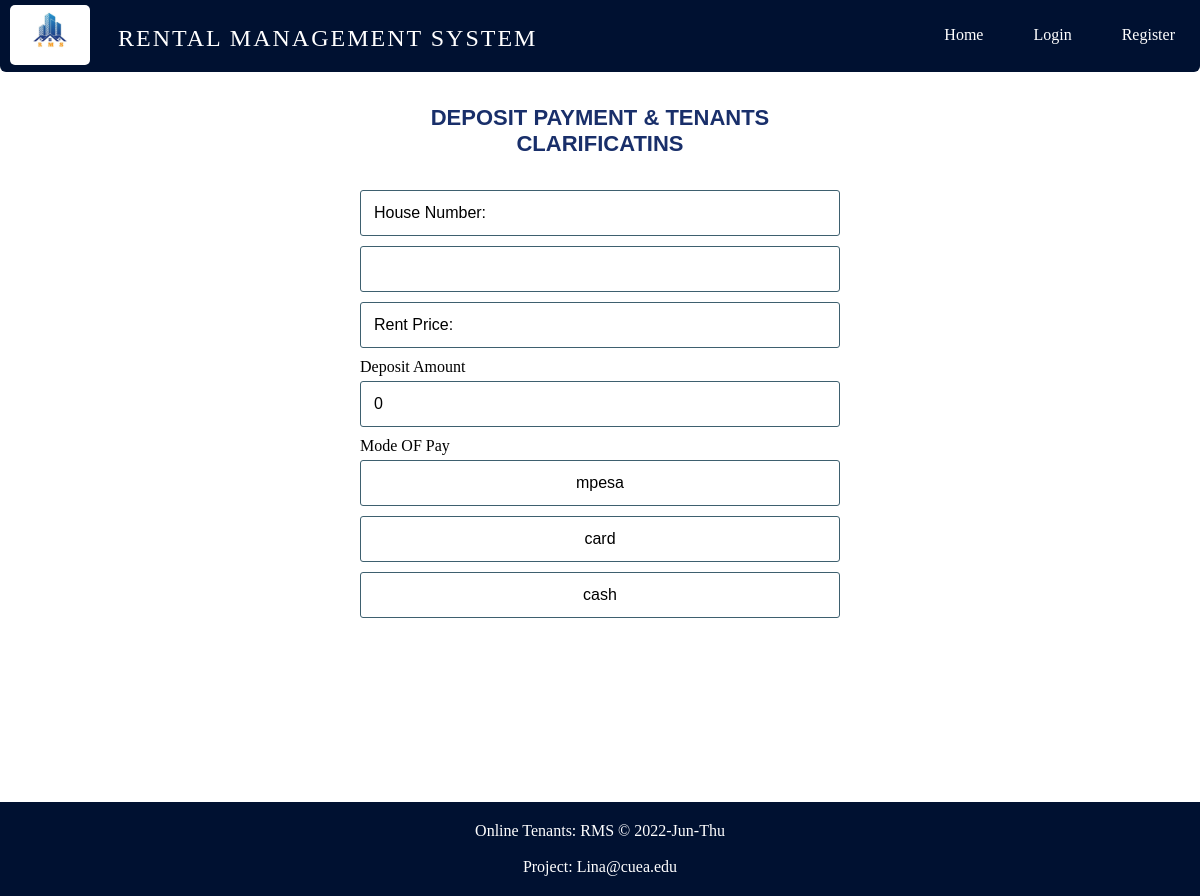
The page /deposit_house.php?deposit=a2 on the database as committed earlier.
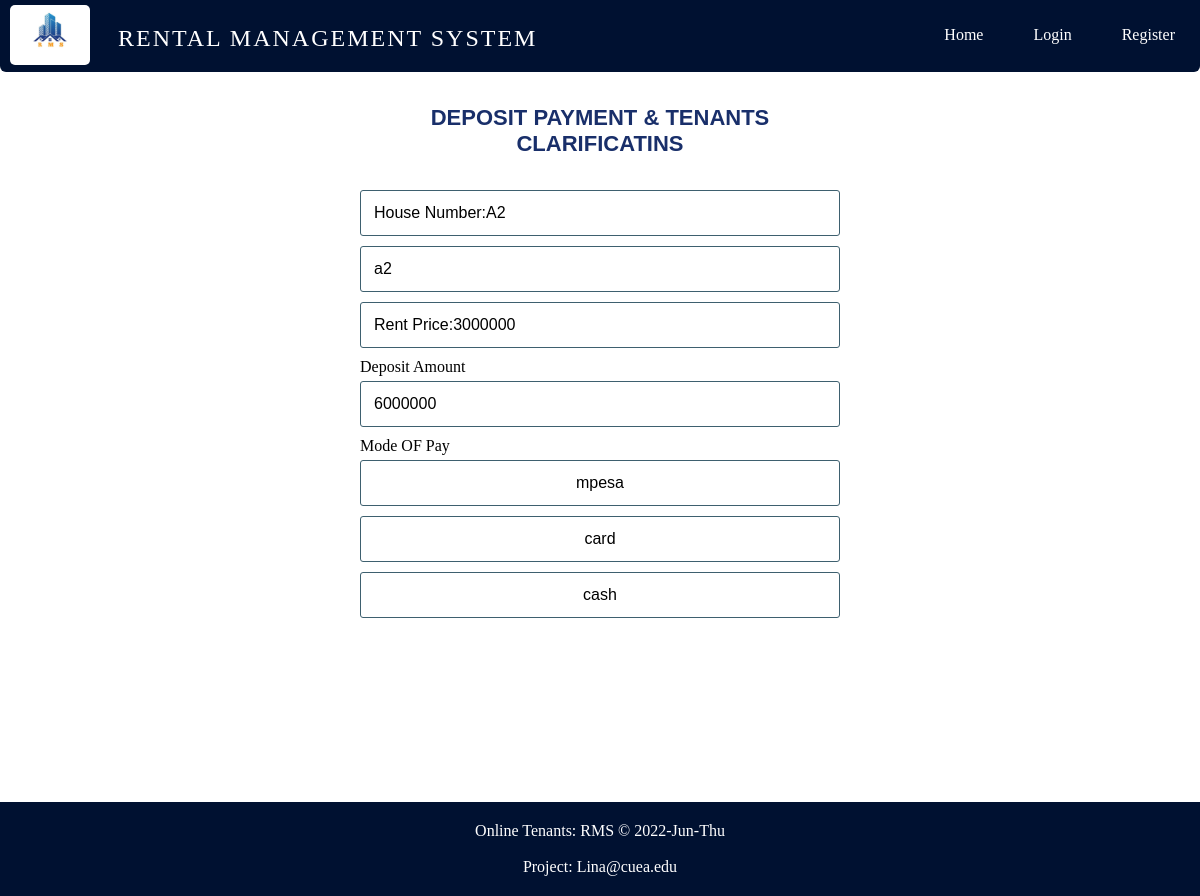
The same page on the database as committed later.
### tables this page shows
CREATE TABLE `houses` (
  `id` int(11) NOT NULL,
  `user_id` int(11) DEFAULT NULL,
  `title` varchar(255) NOT NULL,
  `slug` varchar(255) NOT NULL,
  `price` double NOT NULL,
  `views` int(1) NOT NULL DEFAULT 0,
  `image` varchar(255) NOT NULL,
  `body` text NOT NULL,
  `published` tinyint(1) NOT NULL,
  `created_at` datetime DEFAULT current_timestamp() ON UPDATE current_timestamp(),
  `updated_at` datetime DEFAULT NULL
);

### includes/public_functions.php (called while the page is built, shortened)
<?php
function getHouseForBookings($id){
	global $conn;
	$deposit_house_slug = $_GET['deposit'];
	$sql = "SELECT * FROM houses WHERE slug='$deposit_house_slug' AND published=true";
	$result = mysqli_query($conn, $sql);
	$house = mysqli_fetch_assoc($result);
	return $house;
}
?>

### deposit_house.php (the view, shortened to what this page needs)
<?php  include('config.php'); ?>
<?php  include('includes/public_functions.php'); ?>
<?php  include('includes/head_section.php'); ?>
<?php
	if (isset($_GET['deposit'])) {
		$house = getHouseForBookings($_GET['deposit']);
	}
?>
</head>
<body>
<div class="container">
	<?php include( ROOT_PATH . '/includes/navbar.php'); ?>
	<div style="width: 40%; margin: 20px auto;">
		<form method="post" action="deposit_house.php" >
			<h2>DEPOSIT PAYMENT & TENANTS CLARIFICATINS</h2>
			<input type="text" name="house" value="House Number:<?php echo $house['title']; ?>" placeholder="" readonly>
			<input type="text" name="house_slug" value="<?php echo $house['slug']; ?>" placeholder="">
			<input type="text" name="rent" value="Rent Price:<?php echo $house['price']; ?>" placeholder="Deposit Amount" readonly>
			<label>Deposit Amount</label>
			<input type="text" name="deposit_amount" value="<?php echo $house['price'] * 2; ?>" placeholder="Deposit Amount" readonly>
			<label>Mode OF Pay</label>
			<input type="button" onclick="myFunctionMpesa();" value="mpesa" name="mode_of_pay" />
			<input type="button" onclick="myFunctionCard();" value="card" name="mode_of_pay" />
			<input type="button" onclick="myFunctionCash();" value="cash" name="mode_of_pay" />
		</form>
	</div>
</div>
	<?php include( ROOT_PATH . '/includes/footer.php'); ?>

Rows that differ between the two databases and show on the page:
added houses: house "House Number:A2", house_slug "a2", rent "Rent Price:3000000", deposit_amount "6000000"
Other text that changed with them:
form field house: "House Number:" → (not shown)
form field rent: "Rent Price:" → (not shown)
form field deposit_amount: "0" → (not shown)
